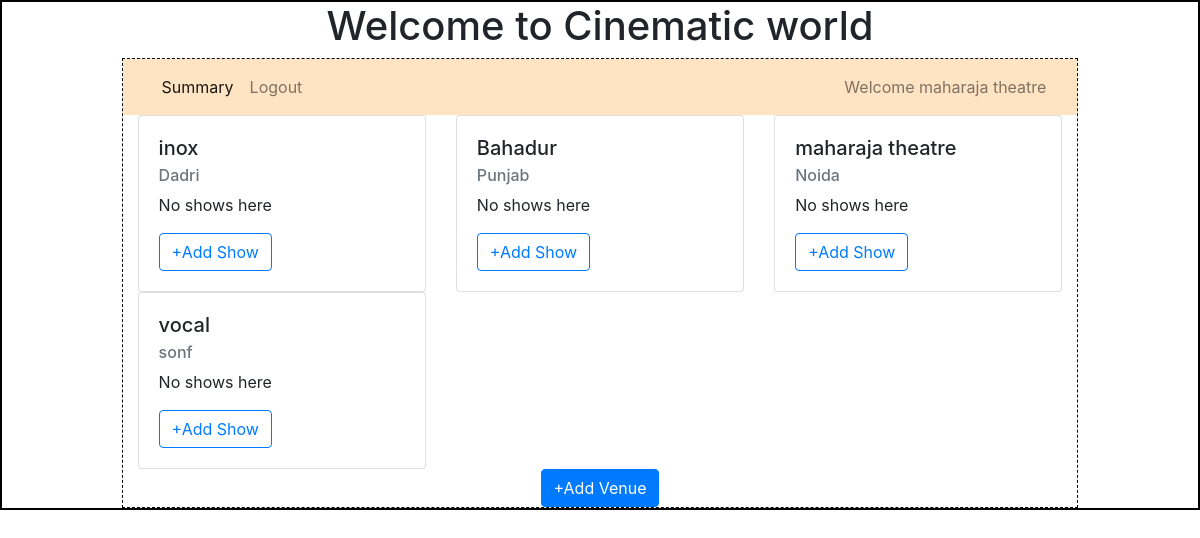
Page /admin/maharaja theatre on the committed database.
### backend/models.py (models this page shows)
class Theatre(db.Model):
    __tablename__="theatre"
    id=db.Column(db.Integer,primary_key=True)
    name=db.Column(db.String,nullable=False)
    location=db.Column(db.String,nullable=False)
    capacity=db.Column(db.Integer,nullable=False)
    pincode=db.Column(db.Integer,nullable=False)
    shows=db.relationship("Show",cascade="all, delete",backref="theatre",lazy=True)#theatre can access all of his shows

### backend/controllers.py (the view)
@app.route("/admin/<name>")
def admin(name):
    theatres=get_theatres()
    return render_template("admin_dashboard.html",name=name,theatres=theatres)

### backend/controllers.py (called while the page is built)
def get_theatres():
    theatres=Theatre.query.all()
    return theatres

### templates/admin_dashboard.html
{%extends "admin_layout.html"%}>
{%block content%}
            <div class="container">
              {%if theatres%}
                <div class="row">
                  {%for theatre in theatres%}
                  <div class="col">
                    <div class="card" style="width: 18rem;">
                        <div class="card-body">
                          <h5 class="card-title">{{theatre.name}}</h5>
                          <h6 class="card-subtitle mb-2 text-muted">{{theatre.location}}</h6>
                          {%if theatre.shows%}
                          <table>
                            <tr><th>ID</th><th>Name</th><th>Date/Time</th></tr>
                            {%for show in theatre.shows%}
                            <tr><td>{{show.id}}</td><td>{{show.name}}</td><td>{{show.date_time}}</td></tr>
                            {%endfor%}
                          </table>
                          {%else%}
                          <p>No shows here</p>
                          {%endif%}
                          <button type="button" class="btn btn-outline-primary">+Add Show</button>
                        </div>
                      </div>
                  </div>
                  {%endfor%}
                </div>
                {%else%}
                  <h3 class="center">No venues are available</h3>
                {%endif%}
              </div>
              <center><a href="/venue/{{name}}" type="button" class="btn btn-primary">+Add Venue</a></center>
{%endblock%}

### templates/admin_layout.html (shortened to what this page needs)
<!DOCTYPE html>
<html lang="en">
<head>
    <link rel="stylesheet" href="/static/styles/main.css">
    <link rel="stylesheet" href="https://cdn.jsdelivr.net/npm/bootstrap@4.0.0/dist/css/bootstrap.min.css">
</head>
<body>
    <div class="my_container">
        <h1><center> Welcome to Cinematic world</h1></center>
        <div class="my_panel">
            <nav class="navbar navbar-expand-lg navbar-light" style="background-color: bisque;">
                <div class="container-fluid">
                    <ul class="navbar-nav me-auto mb-2 mb-lg-0">
                      <li class="nav-item">
                        <a class="nav-link active" aria-current="page" href="#">Summary</a>
                      </li>
                      <li class="nav-item">
                        <a class="nav-link" href="/login">Logout</a>
                      </li>
                    </ul>
                    <span class="navbar-text">
                      Welcome {{name}}
                    </span>
                </div>
            </nav>
            {%block content%}
            {%endblock%}
        </div>
    </div>
</body>
</html>

### static/styles/main.css (style rules this page uses)
.my_container { border: 2px solid black; }
.my_panel { width: 80%; margin: auto; height: auto; border: 1px dashed black; }

### rows in the picture
Theatre: name "maharaja theatre", location "Noida"
Theatre: name "inox", location "Dadri"
Theatre: name "Bahadur", location "Punjab"
Theatre: name "vocal", location "sonf"
